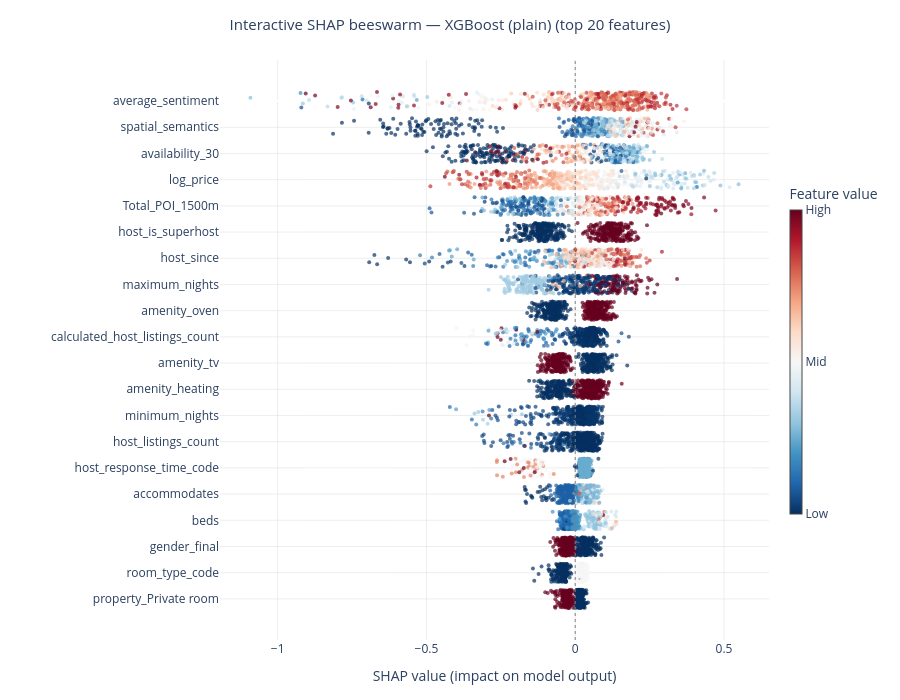

The cell this chart's notebook holds for it:
### Code cell
import plotly.graph_objects as go
import plotly.io as pio
import numpy as np
import pandas as pd
import matplotlib.pyplot as plt
import matplotlib.cm as cm
import matplotlib.colors as mcolors

# Build top 20 feature summary 
feature_names = X_shap.columns.tolist()

mean_abs_shap = np.abs(shap_values).mean(axis=0)
shap_summary  = pd.DataFrame({
    "feature":     feature_names,
    "mean_abs":    mean_abs_shap,
    "mean_signed": shap_values.mean(axis=0),
    "std":         np.abs(shap_values).std(axis=0),
}).sort_values("mean_abs", ascending=False).head(20)

top20_features = shap_summary["feature"].tolist()
top20_idx      = [feature_names.index(f) for f in top20_features]

# Build dot data
rows = []
for rank, (feat, idx) in enumerate(zip(top20_features, top20_idx)):
    shap_vals  = shap_values[:, idx]
    feat_vals  = X_shap.iloc[:, idx].values
    fmin, fmax = feat_vals.min(), feat_vals.max()
    feat_norm  = (feat_vals - fmin) / (fmax - fmin + 1e-9)
    for sv, fv, fn in zip(shap_vals, feat_vals, feat_norm):
        rows.append({
            "feature":   feat,
            "rank":      rank,
            "shap":      sv,
            "feat_val":  fv,
            "feat_norm": fn,
        })

df_plot = pd.DataFrame(rows)

rng = np.random.default_rng(42)
df_plot["y_jitter"] = df_plot["rank"] + rng.uniform(-0.35, 0.35, len(df_plot))

# Interactive plotly figure 
fig = go.Figure()

fig.add_trace(go.Scatter(
    x    = df_plot["shap"],
    y    = df_plot["y_jitter"],
    mode = "markers",
    marker = dict(
        size       = 4,
        color      = df_plot["feat_norm"],
        colorscale = "RdBu_r",
        cmin       = 0,
        cmax       = 1,
        colorbar   = dict(
            title     = "Feature value",
            tickvals  = [0, 0.5, 1],
            ticktext  = ["Low", "Mid", "High"],
            thickness = 12,
            len       = 0.6,
        ),
        opacity = 0.7,
        line    = dict(width=0),
    ),
    customdata = np.stack([
        df_plot["feature"],
        df_plot["feat_val"].round(3),
        df_plot["shap"].round(4),
    ], axis=1),
    hovertemplate = (
        "<b>%{customdata[0]}</b><br>"
        "Feature value : %{customdata[1]}<br>"
        "SHAP value    : %{customdata[2]}<br>"
        "<extra></extra>"
    ),
))

fig.add_vline(x=0, line_width=1, line_dash="dot", line_color="grey")

fig.update_layout(
    title = dict(
        text      = f"Interactive SHAP beeswarm — {EXPLAIN_NAME} (top 20 features)",
        font_size = 15,
        x         = 0.5,
    ),
    xaxis = dict(
        title     = "SHAP value (impact on model output)",
        zeroline  = False,
        gridcolor = "rgba(200,200,200,0.3)",
    ),
    yaxis = dict(
        tickmode  = "array",
        tickvals  = list(range(20)),
        ticktext  = top20_features,
        autorange = "reversed",
        gridcolor = "rgba(200,200,200,0.3)",
    ),
    plot_bgcolor  = "white",
    paper_bgcolor = "white",
    height        = 700,
    width         = 900,
    margin        = dict(l=220, r=80, t=60, b=60),
    showlegend    = False,
)

fig.show()

# Save interactive HTML — works always, no kaleido needed
fig.write_html("shap_interactive_beeswarm.html")
print("  shap_interactive_beeswarm.html saved")

# Save static PNG via matplotlib — no kaleido needed
fig_mpl, ax = plt.subplots(figsize=(10, 8))

for rank, feat in enumerate(top20_features):
    idx        = feature_names.index(feat)
    shap_vals  = shap_values[:, idx]
    feat_vals  = X_shap.iloc[:, idx].values
    fmin, fmax = feat_vals.min(), feat_vals.max()
    feat_norm  = (feat_vals - fmin) / (fmax - fmin + 1e-9)
    jitter     = np.random.default_rng(rank).uniform(-0.35, 0.35, len(shap_vals))
    ax.scatter(shap_vals, rank + jitter,
               c=cm.RdBu_r(feat_norm), s=8, alpha=0.6, linewidths=0)

ax.axvline(0, color="grey", linewidth=0.8, linestyle="--")
ax.set_yticks(range(20))
ax.set_yticklabels(top20_features, fontsize=9)
ax.invert_yaxis()
ax.set_xlabel("SHAP value (impact on model output)")
ax.set_title(f"SHAP beeswarm — {EXPLAIN_NAME} (top 20 features)", fontweight="bold")

sm = plt.cm.ScalarMappable(cmap="RdBu_r", norm=mcolors.Normalize(0, 1))
sm.set_array([])
cbar = plt.colorbar(sm, ax=ax, shrink=0.5)
cbar.set_label("Feature value")
cbar.set_ticks([0, 0.5, 1])
cbar.set_ticklabels(["Low", "Mid", "High"])

plt.tight_layout()
plt.savefig("shap_interactive_beeswarm.png", dpi=150, bbox_inches="tight")
plt.show()
plt.close()
print("  shap_interactive_beeswarm.png saved")

### Figure 1 — Plotly figure (JSON) as saved in the notebook; plotly's stock layout.template omitted (floating-point values rounded to 4 significant figures; data arrays with more than 128 entries replaced by an {"elided": "..."} marker saying what was removed)
{"data": [{"customdata": {"elided": "10000x3 mixed values"}, "hovertemplate": "<b>%{customdata[0]}</b><br>Feature value : %{customdata[1]}<br>SHAP value    : %{customdata[2]}<br><extra></extra>", "marker": {"cmax": 1, "cmin": 0, "color": {"elided": "10000 float values"}, "colorbar": {"len": 0.6, "thickness": 12, "ticktext": ["Low", "Mid", "High"], "tickvals": [0, 0.5, 1], "title": {"text": "Feature value"}}, "colorscale": [[0, "rgb(5,48,97)"], [0.1, "rgb(33,102,172)"], [0.2, "rgb(67,147,195)"], [0.3, "rgb(146,197,222)"], [0.4, "rgb(209,229,240)"], [0.5, "rgb(247,247,247)"], [0.6, "rgb(253,219,199)"], [0.7, "rgb(244,165,130)"], [0.8, "rgb(214,96,77)"], [0.9, "rgb(178,24,43)"], [1, "rgb(103,0,31)"]], "line": {"width": 0}, "opacity": 0.7, "size": 4}, "mode": "markers", "type": "scatter", "x": {"elided": "10000 float values"}, "y": {"elided": "10000 float values"}}], "layout": {"height": 700, "margin": {"b": 60, "l": 220, "r": 80, "t": 60}, "paper_bgcolor": "white", "plot_bgcolor": "white", "shapes": [{"line": {"color": "grey", "dash": "dot", "width": 1}, "type": "line", "x0": 0, "x1": 0, "xref": "x", "y0": 0, "y1": 1, "yref": "y domain"}], "showlegend": false, "title": {"font": {"size": 15}, "text": "Interactive SHAP beeswarm — XGBoost (plain) (top 20 features)", "x": 0.5}, "width": 900, "xaxis": {"gridcolor": "rgba(200,200,200,0.3)", "title": {"text": "SHAP value (impact on model output)"}, "zeroline": false}, "yaxis": {"autorange": "reversed", "gridcolor": "rgba(200,200,200,0.3)", "tickmode": "array", "ticktext": ["average_sentiment", "spatial_semantics", "availability_30", "log_price", "Total_POI_1500m", "host_is_superhost", "host_since", "maximum_nights", "amenity_oven", "calculated_host_listings_count", "amenity_tv", "amenity_heating", "minimum_nights", "host_listings_count", "host_response_time_code", "accommodates", "beds", "gender_final", "room_type_code", "property_Private room"], "tickvals": [0, 1, 2, 3, 4, 5, 6, 7, 8, 9, 10, 11, 12, 13, 14, 15, 16, 17, 18, 19]}}}
